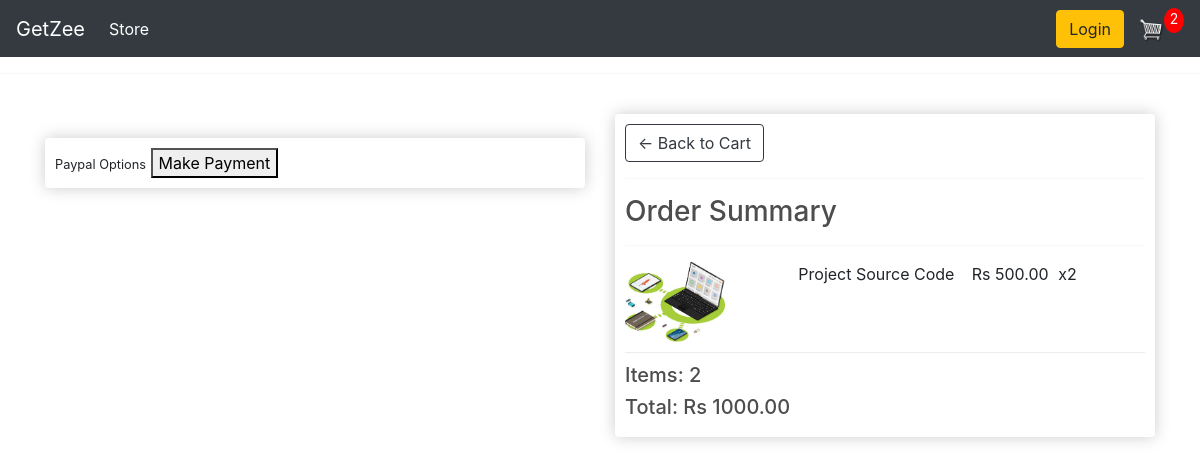
Page /checkout (signed in) on the committed database.
### ecomApp/models.py (models this page shows, shortened)
class OrderItem(models.Model):
    product = models.ForeignKey(Product, on_delete=models.SET_NULL, null=True)
    order = models.ForeignKey(Order, on_delete=models.SET_NULL, null=True)
    quantity = models.IntegerField(default=0, null=True, blank=True)
    date_added = models.DateTimeField(auto_now_add=True)
    @property
    def get_total(self):
        total = self.product.price * self.quantity
        return total

class Product(models.Model):
    name = models.CharField(max_length=200)
    price = models.FloatField()
    digital = models.BooleanField(default=False, null=True, blank=True)
    image = models.ImageField(null=True, blank=True)
    @property
    def imageURL(self):
        try:
            url = self.image.url
        except:
            url = ''
        return url

class Order(models.Model):
    customer = models.ForeignKey(Customer, on_delete=models.SET_NULL, null=True, blank=True)
    date_ordered = models.DateField(auto_now_add=True)
    complete = models.BooleanField(default=False)
    transaction_id = models.CharField(max_length=100, null=True)
    @property
    def shipping(self):
        shipping = False
        orderitems = self.orderitem_set.all()
        for i in orderitems:
            if i.product.digital == False:
                shipping = True
        return shipping
    @property
    def get_cart_total(self):
        orderitems = self.orderitem_set.all()
        total = sum([item.get_total for item in orderitems])
        return total
    @property
    def get_cart_items(self):
        orderitems = self.orderitem_set.all()
        total = sum([item.quantity for item in orderitems])
        return total

### ecomApp/views.py (the view)
# urls.py: path('checkout', views.checkout, name='checkout'),
def checkout(request):
    if request.user.is_authenticated:
        customer = request.user.customer
        order, created = Order.objects.get_or_create(customer=customer, complete=False)
        items = order.orderitem_set.all()
        cartItems = order.get_cart_items
    else:
        items = []
        order = {'get_cart_total':0, 'get_cart_items':0, 'shipping':False}
        cartItems = order['get_cart_items']
    context = {'items':items, 'order':order, 'cartItems': cartItems}
    return render(request, 'checkout.html', context)

### templates/checkout.html (shortened to what this page needs)
{% extends 'main.html' %}
{% load static %}
{% block content %}
<div class="row">
	<div class="col-lg-6">
        <br>
        <div class="box-element hidden" id="payment-info">
            <small>Paypal Options</small>
            <button id="make-payment">Make Payment</button>
        </div>
	</div>
	<div class="col-lg-6">
		<div class="box-element">
            <a  class="btn btn-outline-dark" href="{% url 'cart' %}">&#x2190; Back to Cart</a>
            <hr>
            <h3>Order Summary</h3>
            <hr>
            {% for item in items %}
            <div class="cart-row">
                <div style="flex:2"><img class="row-image" src="{{item.product.imageURL}}"></div>
                <div style="flex:2"><p>{{item.product.name}}</p></div>
                <div style="flex:1"><p>Rs {{item.product.price|floatformat:2}}</p></div>
                <div style="flex:1"><p>x{{item.quantity}}</p></div>
            </div>
            {% endfor %}
            <h5>Items:   {{order.get_cart_items}}</h5>
            <h5>Total:   Rs {{order.get_cart_total|floatformat:2}}</h5>
        </div>
	</div>
</div>
{% endblock content %}

### static/css/main1.css (style rules this page uses)
body { background-color: hsl(0, 0%, 98%); }
h1,h2,h3,h4,h5,h6 { color:hsl(0, 0%, 30%); }
.box-element { box-shadow:hsl(0, 0%, 80%) 0 0 16px; background-color: #fff; border-radius: 4px; padding: 10px; }
.col-lg-4, .col-lg-6, .col-lg-8, .col-lg-12 { margin-top: 10px; }
.btn { border-radius: 0; }
.row-image { width: 100px; }
.cart-row { display: flex; align-items: flex-stretch; padding-bottom: 10px; margin-bottom: 10px; border-bottom: 1px solid #ececec; }

### rows in the picture
OrderItem: product.imageURL (picture), product.name "Project Source Code", product.price "500.00", quantity "2"
Order: get_cart_items "2", get_cart_total "1000.00"

### other values in the picture
{{ cartItems }} "2"
